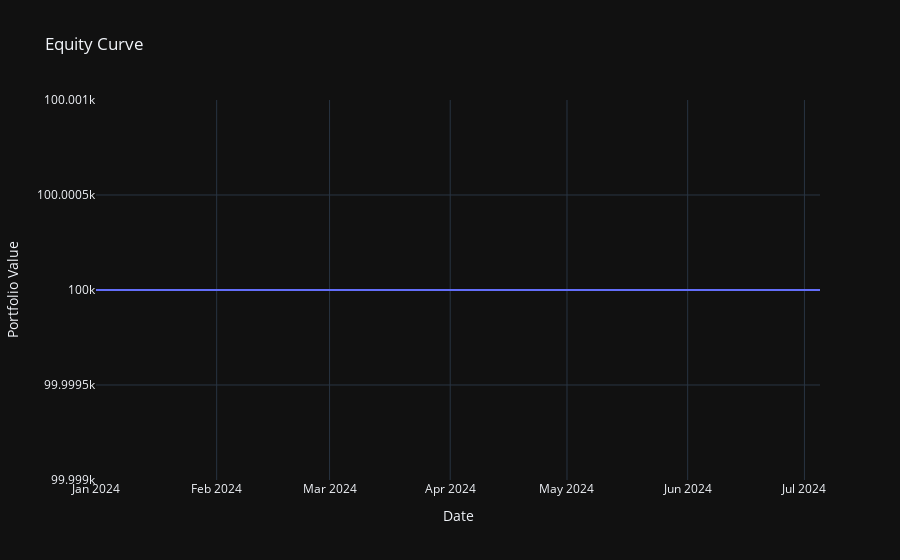

Notebook code cell kept with this figure:
### Code cell
# Step 1: Download data
data = download_data('COCHINSHIP.NS', '2024-01-01', '2024-07-07')

# Step 2: Apply a strategy and suppress output
with suppress_output():
    data = moving_average_strategy(data, short_window=40, long_window=100)

# Step 3: Backtest and suppress output
with suppress_output():
    initial_capital = 100000.0
    portfolio = backtest(data, initial_capital)

# Step 4: Generate report
report()
